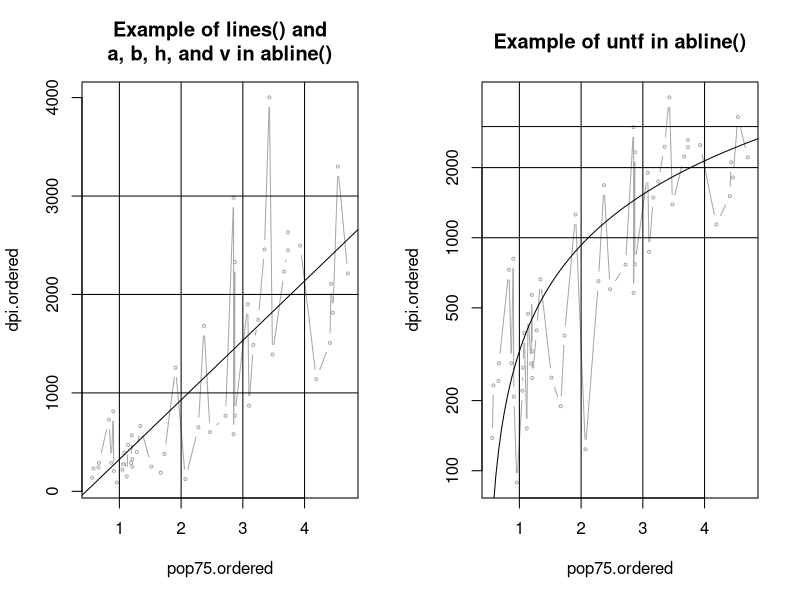

The R script that drew this image:
par( mfrow=c( 1, 2 ) )

ord = order( 
  LifeCycleSavings$pop75
)
pop75.ordered = LifeCycleSavings$pop75[ ord ]
dpi.ordered = LifeCycleSavings$dpi[ ord ]

# the regression

reg.log = glm( dpi.ordered ~ pop75.ordered )

print( coef( reg.log ) ) 

# the plots

plot( 
  pop75.ordered, 
  dpi.ordered, 
  type="n", 
  main="Example of lines() and\na, b, h, and v in abline()" 
  )
lines( 
  pop75.ordered, 
  dpi.ordered, 
  type="b", 
  col=grey( 0.65 ), 
  cex=0.4 
  )
abline( 
  -279, 
  604, 
  h=c( 1000, 2000, 3000 ), 
  v=c( 1, 2, 3, 4 ) 
  )

plot( 
  pop75.ordered, 
  dpi.ordered, 
  log="y", 
  type="n", 
  main="Example of untf in abline()" 
  )
lines( 
  pop75.ordered, 
  dpi.ordered, 
  type="b", 
  col=grey( 0.65 ), 
  cex=0.4 
  )
abline( 
  reg.log, 
  h=c( 1000, 2000, 3000 ), 
  v=c( 1, 2, 3, 4 ), 
  untf=TRUE 
  )

par( mfrow=c( 1, 1 ) )
